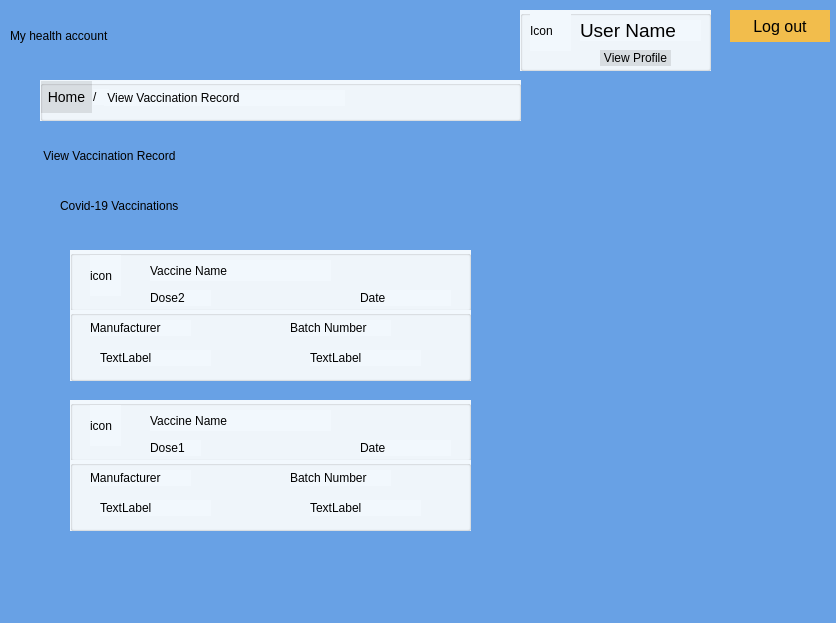
<?xml version="1.0" encoding="UTF-8"?>
<ui version="4.0">
 <class>UserVaccinationResult</class>
 <widget class="QDialog" name="UserVaccinationResult">
  <property name="geometry">
   <rect>
    <x>0</x>
    <y>0</y>
    <width>836</width>
    <height>623</height>
   </rect>
  </property>
  <property name="windowTitle">
   <string>Dialog</string>
  </property>
  <property name="styleSheet">
   <string notr="true">background-color: rgb(104, 161, 229);</string>
  </property>
  <widget class="QGroupBox" name="groupBox_2">
   <property name="geometry">
    <rect>
     <x>40</x>
     <y>80</y>
     <width>481</width>
     <height>41</height>
    </rect>
   </property>
   <property name="styleSheet">
    <string notr="true">background-color: rgb(242, 248, 253)</string>
   </property>
   <property name="title">
    <string/>
   </property>
   <widget class="QLabel" name="label_9">
    <property name="geometry">
     <rect>
      <x>53</x>
      <y>9</y>
      <width>16</width>
      <height>16</height>
     </rect>
    </property>
    <property name="text">
     <string>/</string>
    </property>
   </widget>
   <widget class="QLabel" name="label_10">
    <property name="geometry">
     <rect>
      <x>64</x>
      <y>10</y>
      <width>241</width>
      <height>16</height>
     </rect>
    </property>
    <property name="styleSheet">
     <string notr="true">background-color: rgb(242, 248, 253)</string>
    </property>
    <property name="text">
     <string> View Vaccination Record</string>
    </property>
   </widget>
   <widget class="QPushButton" name="pushButtonHome">
    <property name="geometry">
     <rect>
      <x>1</x>
      <y>1</y>
      <width>51</width>
      <height>32</height>
     </rect>
    </property>
    <property name="styleSheet">
     <string notr="true">QPushButton {
	background-color: rgb(0, 0, 0,0.1); 
	border: none; 
	color: rgb(0, 0, 0); 
	font: 14px;
} 

QPushButton:hover { 
	background-color: rgb(0, 0, 0, 0.1); 
	border: none; 
	color: rgb(0, 43, 255); 
}</string>
    </property>
    <property name="text">
     <string>Home</string>
    </property>
   </widget>
  </widget>
  <widget class="QGroupBox" name="groupBox_3">
   <property name="geometry">
    <rect>
     <x>70</x>
     <y>400</y>
     <width>401</width>
     <height>61</height>
    </rect>
   </property>
   <property name="styleSheet">
    <string notr="true">background-color: rgb(242, 248, 253)</string>
   </property>
   <property name="title">
    <string/>
   </property>
   <widget class="QLabel" name="labelIconVaccine2">
    <property name="geometry">
     <rect>
      <x>20</x>
      <y>5</y>
      <width>31</width>
      <height>41</height>
     </rect>
    </property>
    <property name="styleSheet">
     <string notr="true">background-color: rgb(242, 248, 253)</string>
    </property>
    <property name="text">
     <string>icon</string>
    </property>
   </widget>
   <widget class="QLabel" name="labelVaccine1Name">
    <property name="geometry">
     <rect>
      <x>80</x>
      <y>10</y>
      <width>181</width>
      <height>21</height>
     </rect>
    </property>
    <property name="styleSheet">
     <string notr="true">font: 16pt &quot;.AppleSystemUIFont&quot;;
background-color: rgb(242, 248, 253)</string>
    </property>
    <property name="text">
     <string>Vaccine Name</string>
    </property>
   </widget>
   <widget class="QLabel" name="label_14">
    <property name="geometry">
     <rect>
      <x>80</x>
      <y>40</y>
      <width>51</width>
      <height>16</height>
     </rect>
    </property>
    <property name="styleSheet">
     <string notr="true">background-color: rgb(242, 248, 253)</string>
    </property>
    <property name="text">
     <string>Dose1</string>
    </property>
   </widget>
   <widget class="QLabel" name="labelVaccine1Date">
    <property name="geometry">
     <rect>
      <x>290</x>
      <y>40</y>
      <width>91</width>
      <height>16</height>
     </rect>
    </property>
    <property name="styleSheet">
     <string notr="true">background-color: rgb(242, 248, 253)</string>
    </property>
    <property name="text">
     <string>Date</string>
    </property>
   </widget>
  </widget>
  <widget class="QLabel" name="label_11">
   <property name="geometry">
    <rect>
     <x>60</x>
     <y>190</y>
     <width>271</width>
     <height>31</height>
    </rect>
   </property>
   <property name="styleSheet">
    <string notr="true">font: 16pt &quot;.AppleSystemUIFont&quot;;
background-color: rgb(104, 161, 229);</string>
   </property>
   <property name="text">
    <string>Covid-19 Vaccinations</string>
   </property>
  </widget>
  <widget class="QPushButton" name="pushButtonLogout">
   <property name="geometry">
    <rect>
     <x>730</x>
     <y>10</y>
     <width>100</width>
     <height>32</height>
    </rect>
   </property>
   <property name="styleSheet">
    <string notr="true">QPushButton {

    background-color: rgb(242, 189, 76); 

    border: none; 

    color: rgb(0, 0, 0); 

    font: 16px;

} 

QPushButton:hover { 

    background-color: rgb(245, 149, 66); 

    border: none; 

    color: rgb(0, 43, 255); 

}</string>
   </property>
   <property name="text">
    <string>Log out</string>
   </property>
  </widget>
  <widget class="QLabel" name="label_7">
   <property name="geometry">
    <rect>
     <x>40</x>
     <y>140</y>
     <width>341</width>
     <height>31</height>
    </rect>
   </property>
   <property name="styleSheet">
    <string notr="true">font: 18pt &quot;.AppleSystemUIFont&quot;;
background-color: rgb(104, 161, 229);</string>
   </property>
   <property name="text">
    <string> View Vaccination Record</string>
   </property>
  </widget>
  <widget class="QGroupBox" name="groupBox_6">
   <property name="geometry">
    <rect>
     <x>520</x>
     <y>10</y>
     <width>191</width>
     <height>61</height>
    </rect>
   </property>
   <property name="styleSheet">
    <string notr="true">background-color: rgb(242, 248, 253)</string>
   </property>
   <property name="title">
    <string/>
   </property>
   <widget class="QLabel" name="labelUserName">
    <property name="geometry">
     <rect>
      <x>60</x>
      <y>10</y>
      <width>121</width>
      <height>21</height>
     </rect>
    </property>
    <property name="font">
     <font>
      <family>.AppleSystemUIFont</family>
      <pointsize>14</pointsize>
      <italic>false</italic>
      <bold>false</bold>
     </font>
    </property>
    <property name="styleSheet">
     <string notr="true">font: 14pt &quot;.AppleSystemUIFont&quot;;
background-color: rgb(242, 248, 253)</string>
    </property>
    <property name="text">
     <string>User Name</string>
    </property>
   </widget>
   <widget class="QLabel" name="labelIconUser">
    <property name="geometry">
     <rect>
      <x>10</x>
      <y>0</y>
      <width>41</width>
      <height>41</height>
     </rect>
    </property>
    <property name="styleSheet">
     <string notr="true">background-color: rgb(242, 248, 253)</string>
    </property>
    <property name="text">
     <string>Icon</string>
    </property>
   </widget>
   <widget class="QPushButton" name="pushButtonViewProfile">
    <property name="geometry">
     <rect>
      <x>80</x>
      <y>40</y>
      <width>71</width>
      <height>16</height>
     </rect>
    </property>
    <property name="styleSheet">
     <string notr="true">QPushButton {
	background-color: rgb(0, 0, 0,0.1); 
	border: none; 
	color: rgb(0, 0, 0); 
	font: 12px;
} 

QPushButton:hover { 
	background-color: rgb(0, 0, 0, 0.1); 
	border: none; 
	color: rgb(0, 43, 255); 
}</string>
    </property>
    <property name="text">
     <string>View Profile</string>
    </property>
   </widget>
  </widget>
  <widget class="QLabel" name="label_6">
   <property name="geometry">
    <rect>
     <x>10</x>
     <y>10</y>
     <width>331</width>
     <height>51</height>
    </rect>
   </property>
   <property name="styleSheet">
    <string notr="true">font: 24pt &quot;.AppleSystemUIFont&quot;;
background-color: rgb(104, 161, 229);</string>
   </property>
   <property name="text">
    <string>My health account </string>
   </property>
  </widget>
  <widget class="QGroupBox" name="groupBox">
   <property name="geometry">
    <rect>
     <x>70</x>
     <y>250</y>
     <width>401</width>
     <height>61</height>
    </rect>
   </property>
   <property name="styleSheet">
    <string notr="true">background-color: rgb(242, 248, 253)</string>
   </property>
   <property name="title">
    <string/>
   </property>
   <widget class="QLabel" name="labelIconVaccine1">
    <property name="geometry">
     <rect>
      <x>20</x>
      <y>5</y>
      <width>31</width>
      <height>41</height>
     </rect>
    </property>
    <property name="styleSheet">
     <string notr="true">background-color: rgb(242, 248, 253)</string>
    </property>
    <property name="text">
     <string>icon</string>
    </property>
   </widget>
   <widget class="QLabel" name="labelVaccine2Name">
    <property name="geometry">
     <rect>
      <x>80</x>
      <y>10</y>
      <width>181</width>
      <height>21</height>
     </rect>
    </property>
    <property name="styleSheet">
     <string notr="true">font: 16pt &quot;.AppleSystemUIFont&quot;;
background-color: rgb(242, 248, 253)</string>
    </property>
    <property name="text">
     <string>Vaccine Name</string>
    </property>
   </widget>
   <widget class="QLabel" name="label_3">
    <property name="geometry">
     <rect>
      <x>80</x>
      <y>40</y>
      <width>61</width>
      <height>16</height>
     </rect>
    </property>
    <property name="styleSheet">
     <string notr="true">background-color: rgb(242, 248, 253)</string>
    </property>
    <property name="text">
     <string>Dose2</string>
    </property>
   </widget>
   <widget class="QLabel" name="labelVaccine2Date">
    <property name="geometry">
     <rect>
      <x>290</x>
      <y>40</y>
      <width>91</width>
      <height>16</height>
     </rect>
    </property>
    <property name="styleSheet">
     <string notr="true">background-color: rgb(242, 248, 253)</string>
    </property>
    <property name="text">
     <string>Date</string>
    </property>
   </widget>
  </widget>
  <widget class="QGroupBox" name="groupBox_4">
   <property name="geometry">
    <rect>
     <x>70</x>
     <y>310</y>
     <width>401</width>
     <height>71</height>
    </rect>
   </property>
   <property name="styleSheet">
    <string notr="true">background-color: rgb(242, 248, 253)</string>
   </property>
   <property name="title">
    <string/>
   </property>
   <widget class="QLabel" name="label">
    <property name="geometry">
     <rect>
      <x>20</x>
      <y>10</y>
      <width>101</width>
      <height>16</height>
     </rect>
    </property>
    <property name="styleSheet">
     <string notr="true">background-color: rgb(242, 248, 253)</string>
    </property>
    <property name="text">
     <string>Manufacturer</string>
    </property>
   </widget>
   <widget class="QLabel" name="label_2">
    <property name="geometry">
     <rect>
      <x>220</x>
      <y>10</y>
      <width>101</width>
      <height>16</height>
     </rect>
    </property>
    <property name="styleSheet">
     <string notr="true">background-color: rgb(242, 248, 253)</string>
    </property>
    <property name="text">
     <string>Batch Number</string>
    </property>
   </widget>
   <widget class="QLabel" name="labelManufacturer2">
    <property name="geometry">
     <rect>
      <x>30</x>
      <y>40</y>
      <width>111</width>
      <height>16</height>
     </rect>
    </property>
    <property name="styleSheet">
     <string notr="true">background-color: rgb(242, 248, 253)</string>
    </property>
    <property name="text">
     <string>TextLabel</string>
    </property>
   </widget>
   <widget class="QLabel" name="labelBatchNumber2">
    <property name="geometry">
     <rect>
      <x>240</x>
      <y>40</y>
      <width>111</width>
      <height>16</height>
     </rect>
    </property>
    <property name="styleSheet">
     <string notr="true">background-color: rgb(242, 248, 253)</string>
    </property>
    <property name="text">
     <string>TextLabel</string>
    </property>
   </widget>
  </widget>
  <widget class="QGroupBox" name="groupBox_5">
   <property name="geometry">
    <rect>
     <x>70</x>
     <y>460</y>
     <width>401</width>
     <height>71</height>
    </rect>
   </property>
   <property name="styleSheet">
    <string notr="true">background-color: rgb(242, 248, 253)</string>
   </property>
   <property name="title">
    <string/>
   </property>
   <widget class="QLabel" name="label_4">
    <property name="geometry">
     <rect>
      <x>20</x>
      <y>10</y>
      <width>101</width>
      <height>16</height>
     </rect>
    </property>
    <property name="styleSheet">
     <string notr="true">background-color: rgb(242, 248, 253)</string>
    </property>
    <property name="text">
     <string>Manufacturer</string>
    </property>
   </widget>
   <widget class="QLabel" name="label_5">
    <property name="geometry">
     <rect>
      <x>220</x>
      <y>10</y>
      <width>101</width>
      <height>16</height>
     </rect>
    </property>
    <property name="styleSheet">
     <string notr="true">background-color: rgb(242, 248, 253)</string>
    </property>
    <property name="text">
     <string>Batch Number</string>
    </property>
   </widget>
   <widget class="QLabel" name="labelManufacturer1">
    <property name="geometry">
     <rect>
      <x>30</x>
      <y>40</y>
      <width>111</width>
      <height>16</height>
     </rect>
    </property>
    <property name="styleSheet">
     <string notr="true">background-color: rgb(242, 248, 253)</string>
    </property>
    <property name="text">
     <string>TextLabel</string>
    </property>
   </widget>
   <widget class="QLabel" name="labelBatchNumber1">
    <property name="geometry">
     <rect>
      <x>240</x>
      <y>40</y>
      <width>111</width>
      <height>16</height>
     </rect>
    </property>
    <property name="styleSheet">
     <string notr="true">background-color: rgb(242, 248, 253)</string>
    </property>
    <property name="text">
     <string>TextLabel</string>
    </property>
   </widget>
  </widget>
 </widget>
 <resources/>
 <connections/>
</ui>
